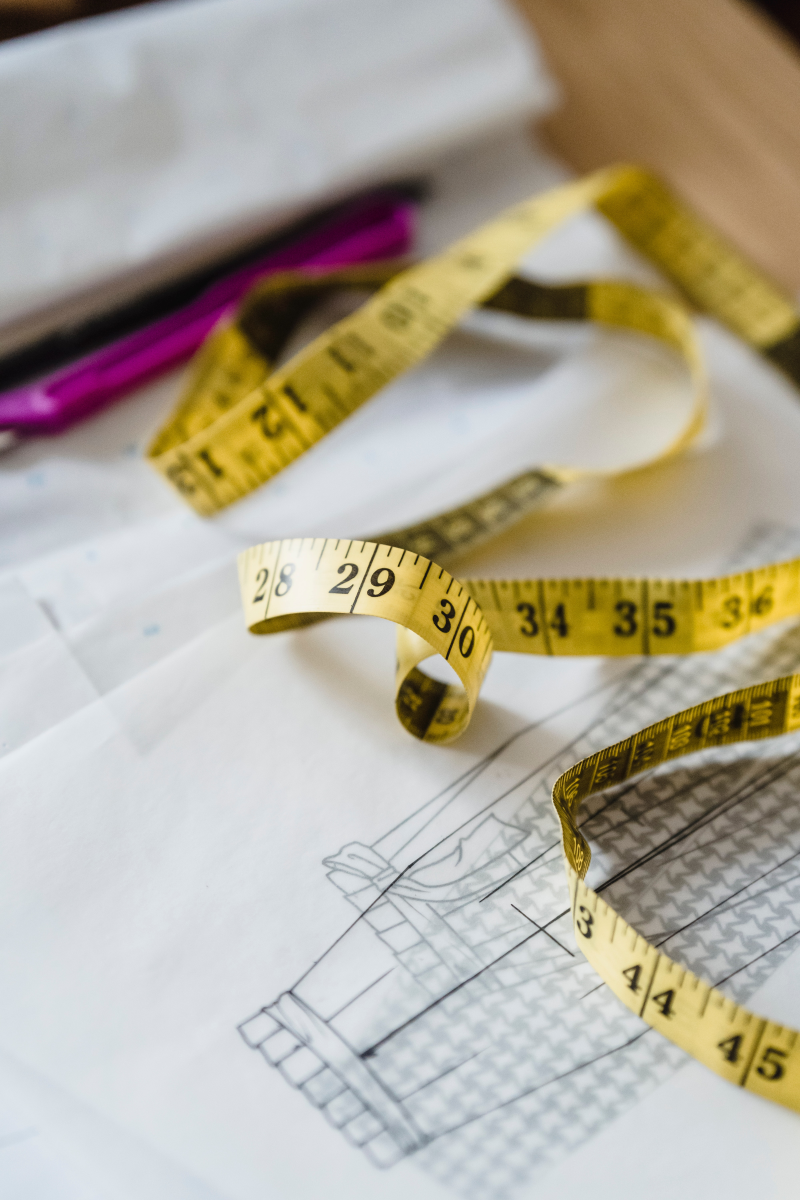
#> input picture Imagens/Moda.jpg, 4000 x 6000 px, found by its file name (shown at 1/5 size)
$ python 'Rotação Guiada da Imagem - Versão 1.1.0.py'
#> lines starting #> are read from the running program, lines starting #| are printed output that depends on the picture; after the words box and inside, x2 and y2 are one past the last pixel; in counts of white or black regions, pixels touching at a corner belong together
#
########################################################################
# Importação das Bibliotecas Necessárias
########################################################################
#
import cv2 as cv
import matplotlib.pyplot as plt
import numpy as np
import os
from pathlib import Path

#
########################################################################
# Funções de Apoio
########################################################################
#
def LimpaTerminal ():
    if os.name == "nt":
       _ = os.system( "cls" )
    else:
      _ = os.system( "clear ")
    return ()

#
########################################################################
# Definições Gerais
########################################################################
#
NomeImagem  = "Moda.jpg"
dirRaiz = Path.home()
dirBase = "LocalCV"
dirImagem = "Imagens"
dirCaminhoImagem = str(Path(dirRaiz, dirBase, dirImagem, NomeImagem))

LarguraLinha = 1
CorLinha = (0, 0, 255 )
Raio = 4

#
########################################################################
# Lendo a Imagem
########################################################################
#
imgBase = cv.imread ( dirCaminhoImagem, cv.IMREAD_COLOR)
#> imgBase is the input picture: shape (6000, 4000, 3); mean B, G, R 155.6, 170.9, 178

#
########################################################################
# Checando se a Imagem Foi Lida com Sucesso
########################################################################
#
if imgBase is None:
   LimpaTerminal ()
   print( "Não Foi Localizada a Imagem : ", NomeImagem)
   exit ()

#
########################################################################
# Reduzindo o Tamanho da Imagem
########################################################################
#
imgReduzida = cv.resize(imgBase, (0,0), fx=0.1, fy=0.1, interpolation = cv.INTER_AREA)
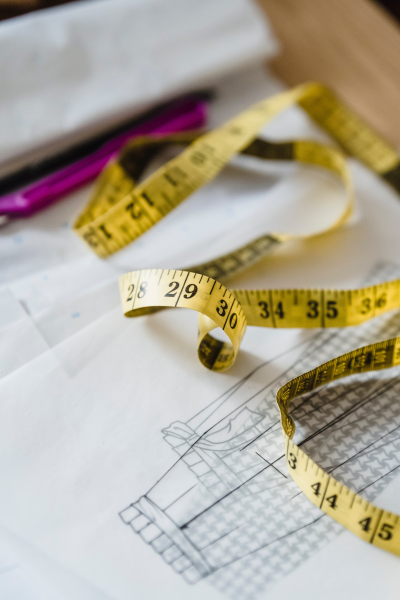
#> imgReduzida: shape (600, 400, 3); mean B, G, R 155.6, 170.9, 178
nLinhas, nColunas, nCanais = imgReduzida.shape
#> nLinhas = 600; nColunas = 400; nCanais = 3

#
########################################################################
# Definindo os Pontos Virtuais na Imagem
########################################################################
#
pts1 = np.float32([[50,50],[200,50],[50,200]])
pts2 = np.float32([[10,100],[200,50],[100,250]])

#
########################################################################
# Desenhando os Pontos Virtuais na Imagem
########################################################################
#
ImagemVirtual = imgReduzida.copy()
ImagemVirtual = cv.circle(ImagemVirtual, (50, 50), Raio, CorLinha, cv.FILLED)
#> ImagemVirtual: shape (600, 400, 3); 0.02% of pixels changed, all inside (x1, y1, x2, y2) = (46, 46, 55, 55)
ImagemVirtual = cv.circle(ImagemVirtual, (200,50), Raio, CorLinha, cv.FILLED)
#> ImagemVirtual: shape (600, 400, 3); mean B, G, R 155.5, 170.8, 178.1
ImagemVirtual = cv.circle(ImagemVirtual, (50,200), Raio, CorLinha, cv.FILLED)
#> ImagemVirtual: shape (600, 400, 3); mean B, G, R 155.5, 170.8, 178.1

#
########################################################################
# Executando a Rotação Guiada
########################################################################
#
Matriz = cv.getAffineTransform(pts1,pts2)
ImagemGuiada = cv.warpAffine(imgReduzida,Matriz,(nColunas,nLinhas))
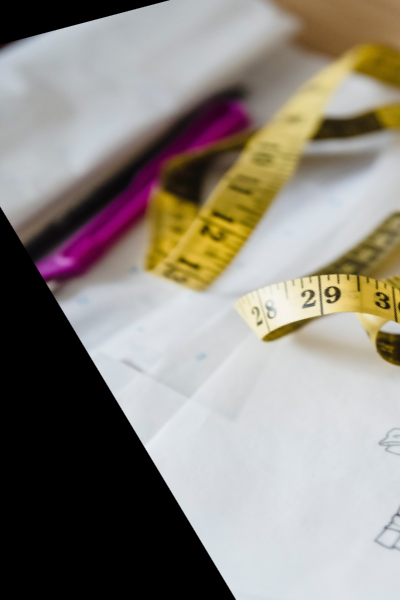
#> ImagemGuiada: shape (600, 400, 3); mean B, G, R 127.5, 135.5, 141.4

#
########################################################################
# Desenhando os Pontos Virtuais na Imagem Guiada
########################################################################
#
ImagemGuiada = cv.circle(ImagemGuiada, (10, 100), Raio, CorLinha, cv.FILLED)
#> ImagemGuiada: shape (600, 400, 3); 0.02% of pixels changed, all inside (x1, y1, x2, y2) = (6, 96, 15, 105)
ImagemGuiada = cv.circle(ImagemGuiada, (200,50), Raio, CorLinha, cv.FILLED)
#> ImagemGuiada: shape (600, 400, 3); mean B, G, R 127.4, 135.4, 141.4
ImagemGuiada = cv.circle(ImagemGuiada, (100,250), Raio, CorLinha, cv.FILLED)
#> ImagemGuiada: shape (600, 400, 3); mean B, G, R 127.4, 135.4, 141.5

#
########################################################################
# Convertendo para Matplotlib
########################################################################
#
imgReduzida = cv.cvtColor(imgReduzida, cv.COLOR_BGR2RGB)
ImagemVirtual = cv.cvtColor(ImagemVirtual, cv.COLOR_BGR2RGB)
ImagemGuiada = cv.cvtColor(ImagemGuiada, cv.COLOR_BGR2RGB)
#
########################################################################
# Apresentação dos Resultados
########################################################################
#
Grafico = plt.figure()

Grafico.add_subplot(1,3,1)
plt.imshow(imgReduzida )
plt.title("Imagem\nOriginal")

Grafico.add_subplot(1,3,2)
plt.imshow(ImagemVirtual )
plt.title("Imagem\nVirtual")

Grafico.add_subplot(1,3,3)
plt.imshow(ImagemGuiada )
plt.title("Imagem\nResutado")

Grafico.tight_layout()
plt.show ()
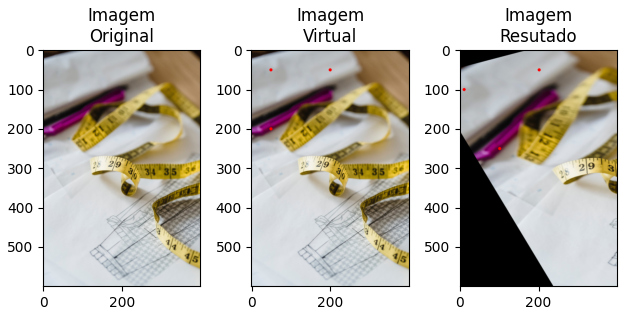
#> figure drawn by matplotlib, 3 panels

########################################################################
# FIM DO PROGRAMA
########################################################################

$ run again, with Imagens/AmigosEscritorio.jpg copied over Imagens/Moda.jpg
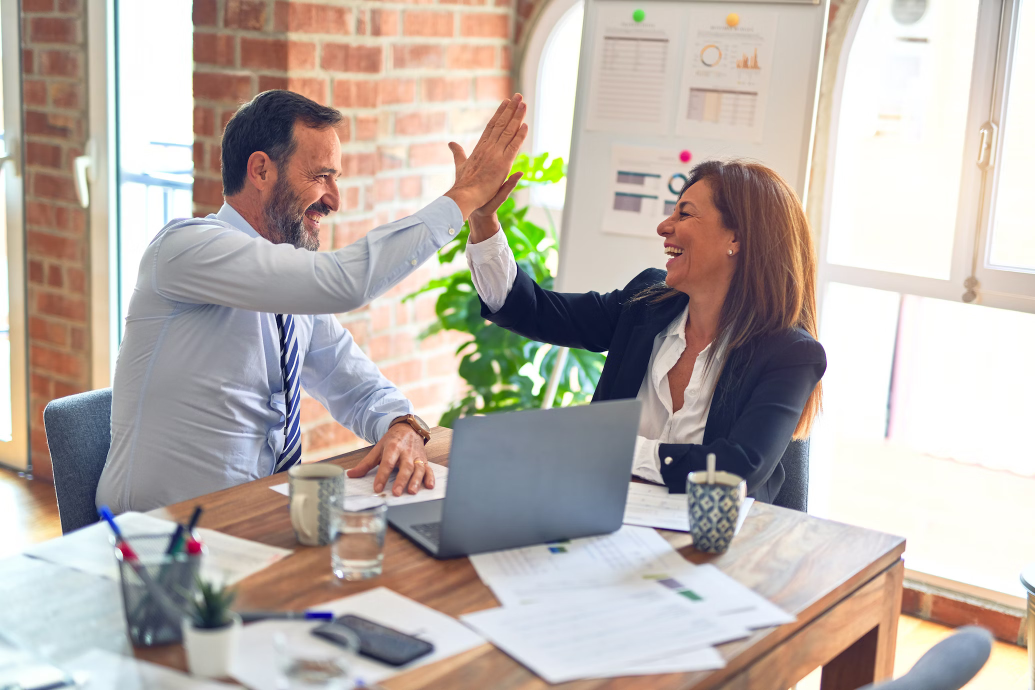
#> input picture Imagens/AmigosEscritorio.jpg, 2070 x 1380 px, found by its file name (shown at 1/2 size)
#> imgBase is the input picture: shape (1380, 2070, 3); mean B, G, R 169.5, 175.7, 185.3
#> `ImagemVirtual = cv.circle(ImagemVirtual, (200,50), Raio, CorLinha, cv...`:
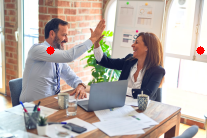
#> ImagemVirtual: shape (138, 207, 3); mean B, G, R 168.8, 175, 185.5
#> `ImagemGuiada = cv.circle(ImagemGuiada, (200,50), Raio, CorLinha, cv.FI..`:
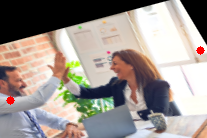
#> ImagemGuiada: shape (138, 207, 3); mean B, G, R 143.9, 149.5, 158.2
